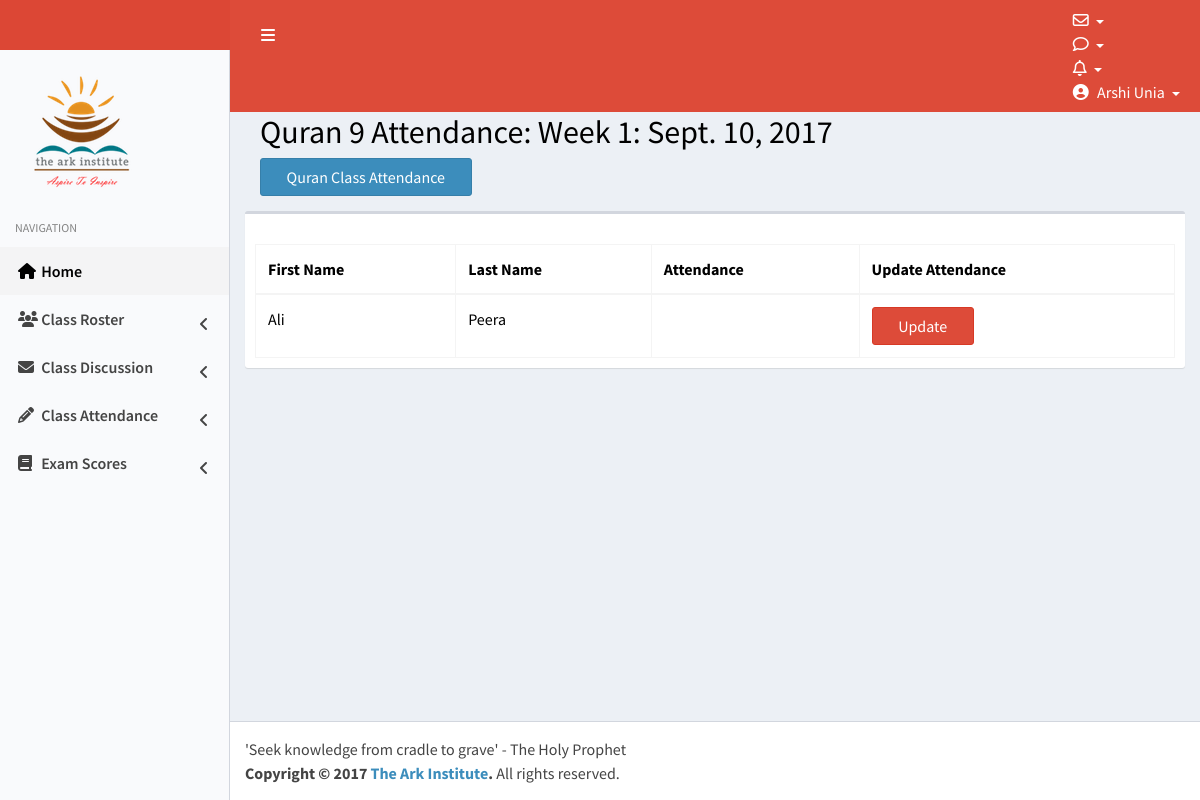
The page /quran-class-students/attendance/1/student-list/ (signed in) on the database its author committed.
### profiles/models.py (models this page shows, shortened)
class Profile(models.Model):
	Student = 'Student'
	Teacher = 'Teacher'
	ROLE_CHOICES = (
			(Student, 'Student'),
			(Teacher, 'Teacher'),
		)
	Q1 = 1
	Q2 = 2
	Q4 = 4
	Q6 = 6
	Q7 = 7
	Q8 = 8
	Q9 = 9
	Q10 = 10
	Q_CHOICES = (
			(Q1, 'Q1'),
			(Q2, 'Q2'),
			(Q4, 'Q4'),
			(Q6, 'Q6'),
			(Q7, 'Q7'),
			(Q8, 'Q8'),
			(Q9, 'Q9'),
			(Q10, 'Q10'),
		)
	IS1 = 1
	IS2 = 2
	IS3 = 3
	IS4 = 4
	IS5 = 5
	IS6 = 6
	IS7 = 7
	IS8 = 8
	IS9 = 9
	IS10 = 10
	IS_CHOICES = (
			(IS1, 'IS1'),
			(IS2, 'IS2'),
			(IS3, 'IS3'),
			(IS4, 'IS4'),
			(IS5, 'IS5'),
			(IS6, 'IS6'),
			(IS7, 'IS7'),
			(IS8, 'IS8'),
			(IS9, 'IS9'),
			(IS10, 'IS10'),
		)
	user = models.OneToOneField(User, on_delete=models.CASCADE)
	parent_email = models.EmailField(null=True,blank=True)
	role = models.CharField(choices=ROLE_CHOICES, max_length=20, null=True, blank=True)
	quran_class = models.PositiveSmallIntegerField(choices=Q_CHOICES, null=True, blank=True)
	islamic_studies_class = models.PositiveSmallIntegerField(choices=IS_CHOICES, null=True, blank=True)
	unread_quran_posts = models.ManyToManyField('profiles.QuranPost', related_name='unread_quran_posts', blank=True)
	unread_quran_comments = models.ManyToManyField('profiles.QuranComment', related_name='unread_quran_comments', blank=True)
	unread_islamic_studies_posts = models.ManyToManyField('profiles.IslamicStudiesPost', related_name='unread_islamic_studies_posts', blank=True)
	unread_islamic_studies_comments = models.ManyToManyField('profiles.IslamicStudiesComment', related_name='unread_islamic_studies_comments', blank=True)
	unseen_quran_exams = models.ManyToManyField('profiles.QuranExam', related_name='unseen_quran_exams', blank=True)
	unseen_islamic_studies_exams = models.ManyToManyField('profiles.IslamicStudiesExam', related_name='unseen_islamic_studies_exams', blank=True)
	unseen_quran_attendance = models.ManyToManyField('profiles.QuranAttendance', related_name='unseen_quran_attendance', blank=True)
	unseen_islamic_studies_attendance = models.ManyToManyField('profiles.IslamicStudiesAttendance', related_name='unseen_islamic_studies_attendance', blank=True)
	activation_email_sent = models.BooleanField(default=False)
	original_population = models.BooleanField(default=False)
	updated_google_sheets = models.BooleanField(default=False)

class SchoolWeek(models.Model):
	week_number = models.PositiveSmallIntegerField()
	date = models.DateField()
	class Meta:
		unique_together = ('week_number','date')

class QuranAttendance(models.Model):
	week = models.ForeignKey(SchoolWeek,related_name='quran_attendances')
	Q1 = 1
	Q2 = 2
	Q4 = 4
	Q6 = 6
	Q7 = 7
	Q8 = 8
	Q9 = 9
	Q10 = 10
	Q_CHOICES = (
			(Q1, 'Q1'),
			(Q2, 'Q2'),
			(Q4, 'Q4'),
			(Q6, 'Q6'),
			(Q7, 'Q7'),
			(Q8, 'Q8'),
			(Q9, 'Q9'),
			(Q10, 'Q10'),
		)
	class_level = models.PositiveSmallIntegerField(choices=Q_CHOICES,null=True,blank=True)
	student = models.ForeignKey(User, limit_choices_to={'profile__role':'Student'},related_name='quran_attendance')
	Present = 'Present'
	Absent = 'Absent'
	Tardy = 'Tardy'
	NA = 'N/A'
	Attendance_choices = (
			(Present, 'Present'),
			(Absent, 'Absent'),
			(Tardy, 'Tardy'),
			(NA, 'N/A')
		)
	attendance = models.CharField(choices=Attendance_choices, max_length=10)
	posted_date = models.DateTimeField(default=timezone.now)
	class Meta:
		unique_together = ('student','week')

### profiles/views.py (the view)
# urls.py: url(r'^quran-class-students/attendance/(?P<pk>\d+)/student-list/$', QuranAttendanceList.as_view(),name='quran_attendance_list'),
class QuranAttendanceList(LoginRequiredMixin, ListView):
	model = QuranAttendance
	template_name = 'teachers/quran_attendance_list.html'
	def get_context_data(self,*args,**kwargs):
		context = super(QuranAttendanceList,self).get_context_data(*args,**kwargs)
		week_id = self.kwargs['pk']
		week = SchoolWeek.objects.filter(pk=week_id).first()
		context['week_number'] = week.week_number
		context['week_date'] = week.date
		return context
	def get_queryset(self):
		return QuranAttendance.objects.filter(student__profile__quran_class=self.request.user.profile.quran_class, week__pk=self.kwargs['pk'])

### templates/teachers/quran_attendance_list.html
{% extends "dashboardbase.html" %}
{% block title %}
{% if user.profile.role == 'Teacher' %}
<div class="container-fluid">
<div class="text-center">
    <h2>
    Quran {{user.profile.quran_class}} Attendance: Week {{week_number}}: {{week_date}}
  </h2>
</div>
<div class="pull-right">
   <a href="{% url 'quran_school_weeks' %}" class="btn btn-primary">Quran Class Attendance</a>
 </div>
</div>
{% endif %}
{% endblock  %}
{% block maincontent %}
{% if user.profile.role == 'Teacher' %}
	  <div class="row">
        <div class="col-xs-12">
          <div class="box">
            <div class="box-header">
            </div>
            <div class="box-body">
              <table id="example2" class="table table-bordered table-hover">
                <thead>
                <tr>
                  <th>First Name</th>
                  <th>Last Name</th>
                  <th>Attendance</th>
                  <th>Update Attendance</th>
                </tr>
                </thead>
                <tbody>
                {% for entry in object_list  %}
                	<tr>
                		<td>{{entry.student.first_name}}</td>
                		<td>{{entry.student.last_name}}</td>
                	  <td>{{entry.attendance}}</td>
                  	<td><a href="{% url 'quran_attendance_update' student=entry.student.username pk=entry.pk %}" class="btn btn-danger">Update</a></td>
                	</tr>
                {% endfor %}
                </tbody>
              </table>
            </div>
          </div>
        </div>
      </div>
{% else %}
<p>Must be a teacher to view this page</p>
{% endif %}
{% endblock  %}

### templates/topnav.html (shortened to what this page needs)
<!DOCTYPE html>
{% load static %}
<html>
<head>
</head>
<body>
    <a href="{% url 'dashboard' %}" class="logo">
     <img src="{% static "logowhite.png" %}">
    </a>
    <nav class="navbar navbar-static-top" role="navigation">
      <a href="#" class="sidebar-toggle" data-toggle="push-menu" role="button">
      </a>
      <div class="navbar-custom-menu">
        <ul class="nav navbar-nav">
          <li class="dropdown messages-menu">
            <a href="#" class="dropdown-toggle" data-toggle="dropdown">
              <i class="fa fa-envelope-o"></i>
            </a>
          </li>
          <li class="dropdown notifications-menu">
            <a href="#" class="dropdown-toggle" data-toggle="dropdown">
              <i class="fa fa-comment-o"></i>
            </a>
          </li>
       <li class="dropdown notifications-menu">
            <a href="#" class="dropdown-toggle" data-toggle="dropdown">
              <i class="fa fa-bell-o"></i>
             </a>
         </li>
          <li class="dropdown user user-menu">
            <a href="#" class="dropdown-toggle" data-toggle="dropdown">
              <i class="fa fa-user-circle"></i>
              <span class="hidden-xs">{{request.user.first_name}} {{request.user.last_name}}</span>
            </a>
          </li>
        </ul>
      </div>
    </nav>
</body>
</html>

### rows shown on the page
SchoolWeek: date "Sept. 10, 2017"
QuranAttendance: student.first_name "Ali", student.last_name "Peera"

### other values the page prints
{{ request.user.first_name }} "Arshi"
{{ request.user.last_name }} "Unia"
{{ user.profile.quran_class }} "9"
{{ week_number }} "1"
